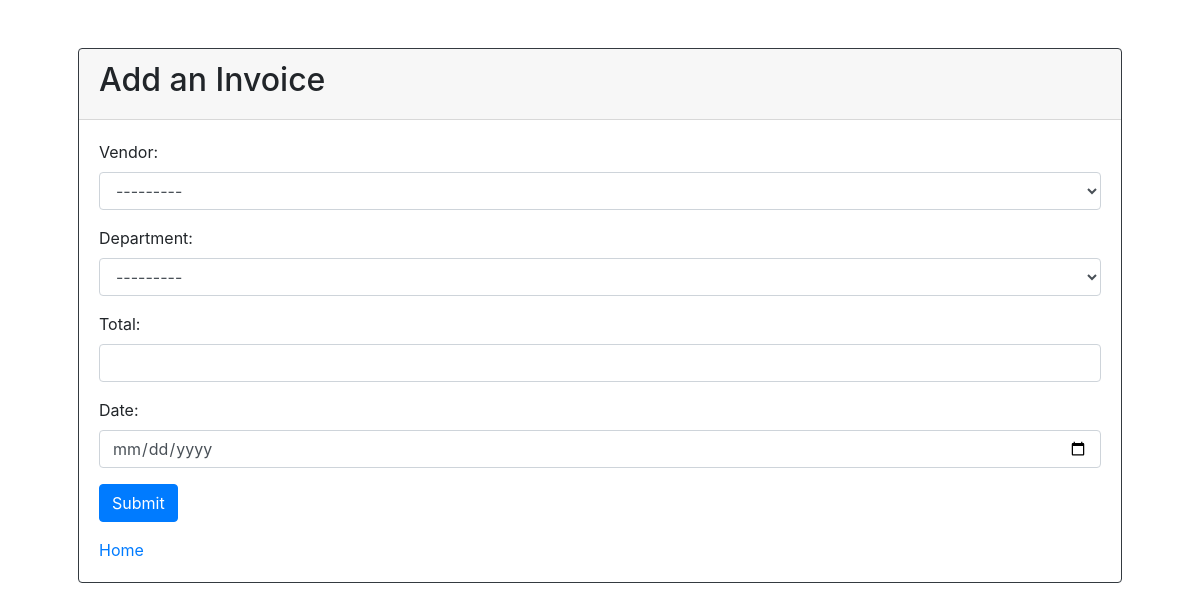
Page /create/ on the earlier database version.
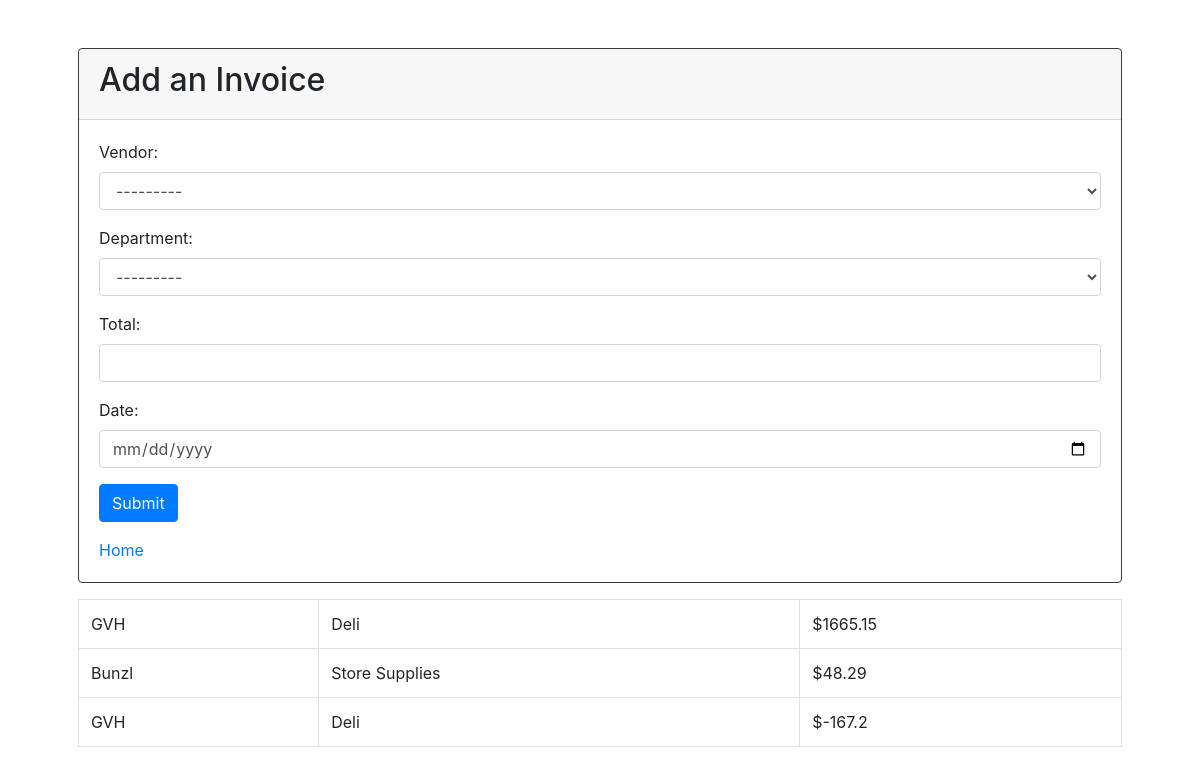
Same page on the later database version.
### invoice_app/models.py (models this page shows, shortened)
class Invoice(models.Model):
    vendor = models.ForeignKey(
        'Vendor', on_delete=models.CASCADE, null=True, blank=True)
    department = models.ForeignKey(
        'Department', on_delete=models.CASCADE, null=True, blank=True)
    total = models.FloatField()
    date = models.DateField()
    created_at = models.DateTimeField(auto_now_add=True)

class Vendor(models.Model):
    name = models.CharField(max_length=128)
    def __str__(self):
        return str(self.name)

class Department(models.Model):
    name = models.CharField(max_length=128)
    number = models.IntegerField()
    def __str__(self):
        return str(self.name)

### invoice_app/views.py (the view)
# urls.py: path('create/', views.createInvoice, name="create-invoice"),
def createInvoice(request):
    form = InvoiceCreateForm()
    invoices = Invoice.objects.order_by('-id')[:3]
    if request.method == 'POST':
        form = InvoiceCreateForm(request.POST)
        if form.is_valid():
            form.save()
            return redirect(request.META.get('HTTP_REFERER'))
    context = {
        'form': form,
        'invoices': invoices
    }
    return render(request, 'createInvoice.html', context)

### invoice_app/forms.py
class InvoiceCreateForm(ModelForm):
    class Meta:
        model = Invoice
        fields = ['vendor', 'department', 'total', 'date']
        widgets = {
            'vendor': forms.Select(attrs={'class': 'form-control'}),
            'department': forms.Select(attrs={'class': 'form-control'}),
            'date': forms.DateInput(attrs={'class': 'form-control', 'type': 'date'}),
        }
    total = forms.DecimalField(
        widget=forms.TextInput(attrs={'class': 'form-control'}),
        max_digits=10,
        decimal_places=2
    )

### invoice_app/templates/createInvoice.html (shortened to what this page needs)
{% extends 'main.html' %}
{% block content %}
<div class="container p-5">
    <div class="card border border-dark">
        <div class="card-header">
            <h2>Add an Invoice</h2>
        </div>
        <div class="card-body">
            <form class="mb-3" method="POST">
                <div class="">
                    {{form.as_p}}
                </div>
                <button class="btn btn-primary" type="submit">Submit</button>
            </form>
            <a class="card-link" href="{% url 'home' %}">Home</a>
        </div>
    </div>
    <div>
        <table class="table table-bordered mt-3">
            {% for invoice in invoices%}
                <tr>
                    <td>{{ invoice.vendor }}</td>
                    <td>{{ invoice.department }}</td>
                    <td>${{ invoice.total }}</td>
                </tr>
            {% endfor %}
        </table>
    </div>
</div>
{% endblock %}

Differences in the rows shown:
added Invoice: vendor "GVH", department "Deli", total "1665.15"
added Invoice: vendor "Bunzl", department "Store Supplies", total "48.29"
added Invoice: vendor "GVH", department "Deli", total "-167.2"
